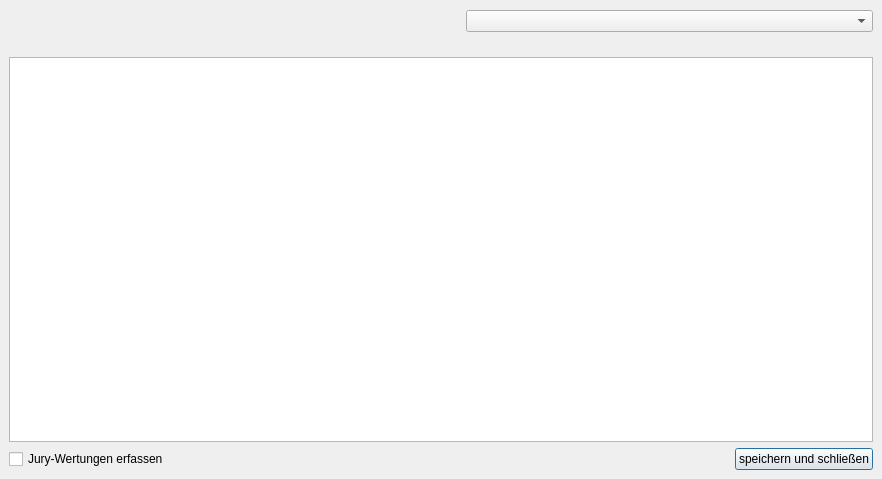
<?xml version="1.0" encoding="UTF-8"?>
<ui version="4.0">
 <class>WK_Bogen_Ui</class>
 <widget class="QDialog" name="WK_Bogen_Ui">
  <property name="geometry">
   <rect>
    <x>0</x>
    <y>0</y>
    <width>882</width>
    <height>479</height>
   </rect>
  </property>
  <property name="windowTitle">
   <string>TurnFix - Eingabe mit Wettkampfbogen</string>
  </property>
  <layout class="QVBoxLayout" name="verticalLayout">
   <property name="margin">
    <number>0</number>
   </property>
   <item>
    <widget class="QWidget" name="headerWidget" native="true">
     <layout class="QHBoxLayout" name="horizontalLayout">
      <property name="topMargin">
       <number>6</number>
      </property>
      <property name="bottomMargin">
       <number>6</number>
      </property>
      <item>
       <widget class="QLabel" name="lbl_icon">
        <property name="sizePolicy">
         <sizepolicy hsizetype="Fixed" vsizetype="Fixed">
          <horstretch>0</horstretch>
          <verstretch>0</verstretch>
         </sizepolicy>
        </property>
        <property name="minimumSize">
         <size>
          <width>30</width>
          <height>30</height>
         </size>
        </property>
        <property name="maximumSize">
         <size>
          <width>30</width>
          <height>30</height>
         </size>
        </property>
        <property name="text">
         <string/>
        </property>
        <property name="scaledContents">
         <bool>true</bool>
        </property>
       </widget>
      </item>
      <item>
       <widget class="QLabel" name="lbl_disrg">
        <property name="font">
         <font>
          <pointsize>16</pointsize>
          <weight>75</weight>
          <bold>true</bold>
         </font>
        </property>
       </widget>
      </item>
      <item>
       <spacer name="horizontalSpacer">
        <property name="orientation">
         <enum>Qt::Horizontal</enum>
        </property>
       </spacer>
      </item>
      <item>
       <widget class="QComboBox" name="cmb_status1"/>
      </item>
     </layout>
    </widget>
   </item>
   <item>
    <widget class="QWidget" name="gbx_squad" native="true">
     <layout class="QGridLayout" name="gridLayout_2">
      <item row="0" column="0" colspan="2">
       <widget class="QTableView" name="pe_table">
        <property name="palette">
         <palette>
          <active>
           <colorrole role="Midlight">
            <brush brushstyle="SolidPattern">
             <color alpha="255">
              <red>255</red>
              <green>200</green>
              <blue>0</blue>
             </color>
            </brush>
           </colorrole>
           <colorrole role="Highlight">
            <brush brushstyle="SolidPattern">
             <color alpha="255">
              <red>255</red>
              <green>200</green>
              <blue>0</blue>
             </color>
            </brush>
           </colorrole>
           <colorrole role="HighlightedText">
            <brush brushstyle="SolidPattern">
             <color alpha="255">
              <red>1</red>
              <green>0</green>
              <blue>0</blue>
             </color>
            </brush>
           </colorrole>
          </active>
          <inactive>
           <colorrole role="Midlight">
            <brush brushstyle="SolidPattern">
             <color alpha="255">
              <red>255</red>
              <green>200</green>
              <blue>0</blue>
             </color>
            </brush>
           </colorrole>
           <colorrole role="Highlight">
            <brush brushstyle="SolidPattern">
             <color alpha="255">
              <red>255</red>
              <green>200</green>
              <blue>0</blue>
             </color>
            </brush>
           </colorrole>
           <colorrole role="HighlightedText">
            <brush brushstyle="SolidPattern">
             <color alpha="255">
              <red>1</red>
              <green>0</green>
              <blue>0</blue>
             </color>
            </brush>
           </colorrole>
          </inactive>
          <disabled>
           <colorrole role="Midlight">
            <brush brushstyle="SolidPattern">
             <color alpha="255">
              <red>255</red>
              <green>200</green>
              <blue>0</blue>
             </color>
            </brush>
           </colorrole>
           <colorrole role="Highlight">
            <brush brushstyle="SolidPattern">
             <color alpha="255">
              <red>208</red>
              <green>208</green>
              <blue>208</blue>
             </color>
            </brush>
           </colorrole>
           <colorrole role="HighlightedText">
            <brush brushstyle="SolidPattern">
             <color alpha="255">
              <red>1</red>
              <green>0</green>
              <blue>0</blue>
             </color>
            </brush>
           </colorrole>
          </disabled>
         </palette>
        </property>
        <property name="editTriggers">
         <set>QAbstractItemView::AllEditTriggers</set>
        </property>
        <property name="tabKeyNavigation">
         <bool>false</bool>
        </property>
        <property name="alternatingRowColors">
         <bool>true</bool>
        </property>
        <property name="selectionMode">
         <enum>QAbstractItemView::SingleSelection</enum>
        </property>
        <property name="selectionBehavior">
         <enum>QAbstractItemView::SelectRows</enum>
        </property>
        <attribute name="horizontalHeaderHighlightSections">
         <bool>false</bool>
        </attribute>
        <attribute name="verticalHeaderVisible">
         <bool>false</bool>
        </attribute>
        <attribute name="verticalHeaderDefaultSectionSize">
         <number>20</number>
        </attribute>
       </widget>
      </item>
      <item row="1" column="0">
       <widget class="QCheckBox" name="chk_jury">
        <property name="text">
         <string>Jury-Wertungen erfassen</string>
        </property>
        <property name="checked">
         <bool>false</bool>
        </property>
       </widget>
      </item>
      <item row="1" column="1">
       <widget class="QPushButton" name="but_save">
        <property name="sizePolicy">
         <sizepolicy hsizetype="Fixed" vsizetype="Fixed">
          <horstretch>0</horstretch>
          <verstretch>0</verstretch>
         </sizepolicy>
        </property>
        <property name="layoutDirection">
         <enum>Qt::RightToLeft</enum>
        </property>
        <property name="text">
         <string>speichern und schließen</string>
        </property>
       </widget>
      </item>
     </layout>
    </widget>
   </item>
  </layout>
 </widget>
 <resources/>
 <connections/>
</ui>
